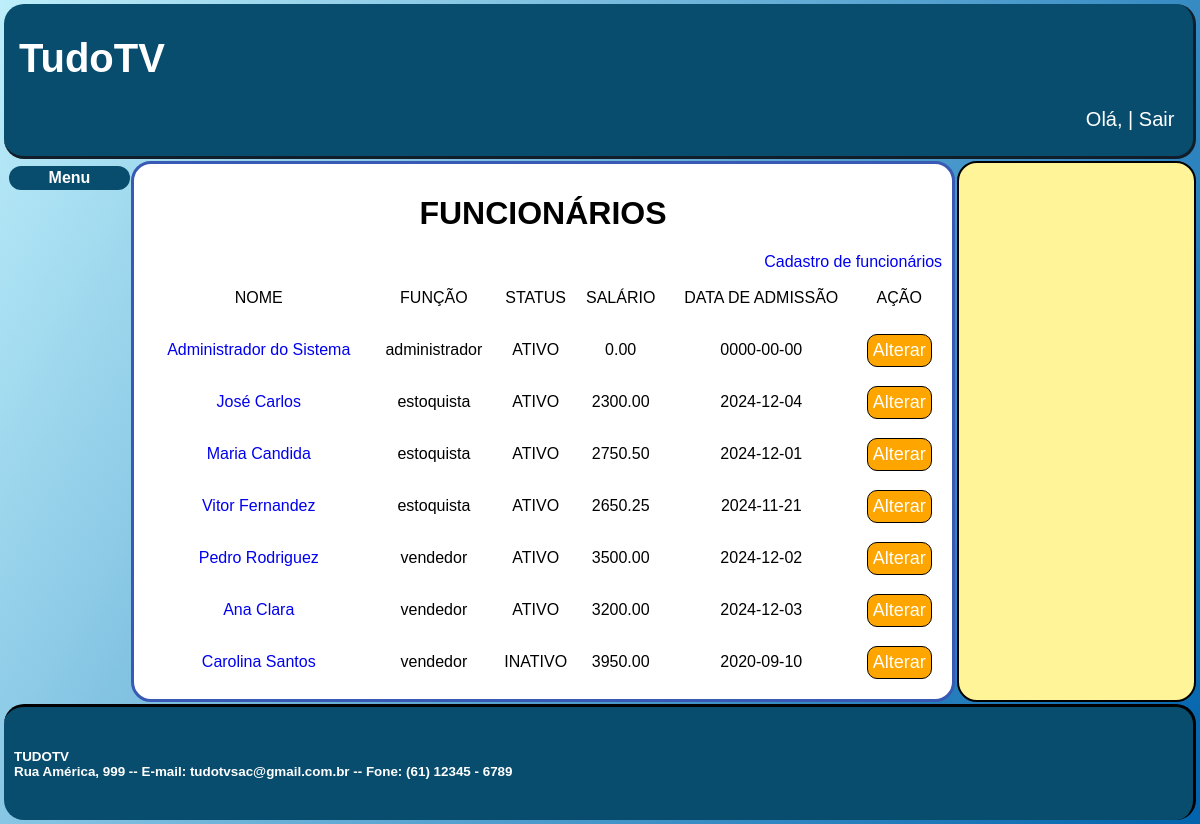
Screenshot of /listaFun.php with the database file from the repository.
### tables this page shows
CREATE TABLE `funcionarios` (
  `id_funcionarios` int(11) NOT NULL,
  `nome` varchar(45) NOT NULL,
  `cpf` varchar(45) NOT NULL,
  `email` varchar(45) DEFAULT NULL,
  `endereco` varchar(45) DEFAULT NULL,
  `funcao` varchar(45) NOT NULL,
  `status` varchar(45) NOT NULL DEFAULT 'ATIVO',
  `login` varchar(45) NOT NULL,
  `senha` varchar(45) NOT NULL,
  `telefone` varchar(45) DEFAULT NULL,
  `data_admissao` date NOT NULL,
  `salario` decimal(10,2) NOT NULL
);

### listaFun.php (the view, shortened to what this page needs)
<!DOCTYPE html>
<html lang="pt-br">
    <head>
        <link rel="stylesheet" href="style.css">
    </head>
    <body>
        <div class="cabecalho">
            <div class="conteudoCabecalho">
                <h1>TudoTV</h1>
                <p align="right"> Olá, <?php include 'validaLogin.php'; ?><a class="sair" href="logout.php"> | Sair </a></p>
            </div>
        </div>
        <div class="menu">
                <div class="conteudoMenu">
                    <div class="tituloMenu">
                        <b>Menu</b>
                    </div>
                </div>
        </div>
        <div class="conteudo">
            <div class="conteudoEspecifico">
                <h1>FUNCIONÁRIOS</h1>
                    <a align="right" href="cadastraFun.php">
                        Cadastro de funcionários
                    </a>
                <?php
                $conectar = mysqli_connect("localhost", "root", "", "lojatv");
                $sql_pesquisar = "SELECT nome,funcao,status,id_funcionarios, salario, data_admissao FROM funcionarios";
                $sql_resultado = mysqli_query($conectar, $sql_pesquisar);
                ?>
                <table width="100%">
                    <tr height="50px">
                        <td>
                            NOME
                        </td>
                        <td>
                            FUNÇÃO
                        </td>
                        <td>
                            STATUS
                        </td>
                        <td>
                            SALÁRIO
                        </td>
                        <td>
                            DATA DE ADMISSÃO
                        </td>
                        <td>
                            AÇÃO
                        </td>
                    </tr>
                    <?php
                    while ($registro = mysqli_fetch_row($sql_resultado)) {
                    ?>
                        <tr height="50px">
                            <td>
                                <a href="exibeFun.php?codigo=<?php echo $registro[3]; ?>">
                                    <?php echo $registro[0]; ?></a>
                            </td>
                            <td>
                                <?php echo $registro[1]; ?>
                            </td>
                            <td>
                                <?php echo $registro[2]; ?>
                            </td>
                            <td>
                                <?php echo $registro[4]; ?>
                            </td>
                            <td>
                                <?php echo $registro[5]; ?>
                            </td>
                            <td>
                                <a href="alteraFun.php?codigo=<?php echo $registro[3]; ?>">
                                    <input class="botaoAlterar" type="button" value="Alterar">
                                </a>
                            </td>
                        </tr>
                    <?php
                     }
                    ?>
                </table>
            </div>
        </div>
        <div class="lado">
        </div>
        <div class="rodape">
            <div class="conteudoRodape">
                <?php include 'rodapeGlobal.php' ?>
            </div>
        </div>
    </body>
</html>

### rodapeGlobal.php
<?php
echo "<h6> TUDOTV<br>";
echo "Rua América, 999 -- E-mail: tudotvsac@gmail.com.br -- Fone: (61) 12345 - 6789 </h6>";

### style.css (style rules this page uses)
body { font-family: Arial, sans-serif; display: flex; flex-wrap: wrap; margin: 3px; flex: 1 1 100vw; background-image: linear-gradient(120deg, #bdeefa, #0063ad); background-attachment: fixed; }
.cabecalho { padding: 5px; font-size: 20px; margin: 1px; display: flex; flex: 1 1 100vw; background-color: #084d6e; border: 3px solid #111e2a; border-top: none; border-left: none; border-radius: 20px; }
.conteudoCabecalho { width: 98%; padding-left: 10px; color: white; }
.menu { padding: 5px; display: flex; border-radius: 20px; margin: 1px; flex: 1 1 100px; }
.conteudoMenu { width: 100%; height: 100%; display: flex; flex-direction: column; text-align: center; }
.tituloMenu { border-radius: 20px; width: 100%; display: flex; flex-direction: column; text-align: center; padding: 3px; background-color: #084d6e; color: #ffffff; font-weight: bold; }
.conteudo { padding: 10px; display: flex; border-radius: 20px; margin: 1px; flex: 20 1 500px; border: 3px solid rgb(56, 89, 180); background: #ffffff; height: auto; }
.lado { padding: 10px; display: flex; flex-direction: column; border-radius: 20px; border: 2px solid #000000; background-color: rgb(255, 245, 152); margin: 1px; flex: 1 1 200px; }
.rodape { padding: 10px; font-size: 20px; margin: 1px; display: flex; flex: 1 1 100vw; background-color: #084d6e; border: 3px solid #000000; border-bottom: none; border-left: none; border-radius: 20px; color: white; }
.conteudoEspecifico { width: 100%; height: 100%; display: flex; flex-direction: column; text-align: center; }
.conteudoRodape { width: 100%; height: 100%; }
a { text-decoration: none; }
.sair { text-decoration: none; color: white; }
.botaoAlterar { padding: 5px; border-radius: 10px; border: 1px solid black; background-color: orange; font-size: large; color: white; }

### rows the page displays
funcionarios: nome "Administrador do Sistema", funcao "administrador", status "ATIVO", salario "0.00", data_admissao "0000-00-00"
funcionarios: nome "José Carlos", funcao "estoquista", status "ATIVO", salario "2300.00", data_admissao "2024-12-04"
funcionarios: nome "Maria Candida", funcao "estoquista", status "ATIVO", salario "2750.50", data_admissao "2024-12-01"
funcionarios: nome "Vitor Fernandez", funcao "estoquista", status "ATIVO", salario "2650.25", data_admissao "2024-11-21"
funcionarios: nome "Pedro Rodriguez", funcao "vendedor", status "ATIVO", salario "3500.00", data_admissao "2024-12-02"
funcionarios: nome "Ana Clara", funcao "vendedor", status "ATIVO", salario "3200.00", data_admissao "2024-12-03"
funcionarios: nome "Carolina Santos", funcao "vendedor", status "INATIVO", salario "3950.00", data_admissao "2020-09-10"
